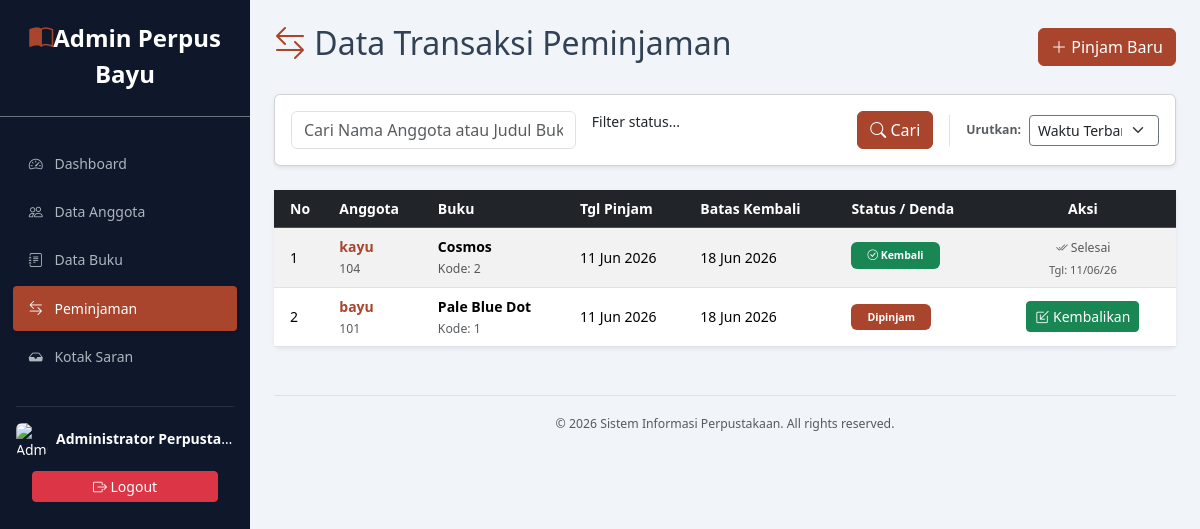
The page /admin/peminjaman.php (signed in) on the database as committed earlier.
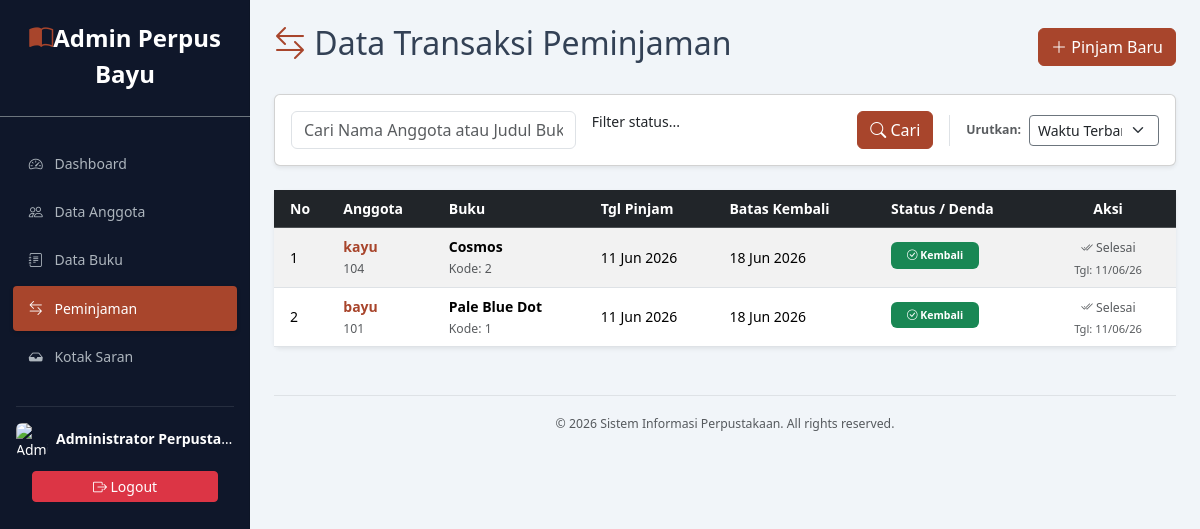
The same page on the database as committed later.
### tables this page shows
CREATE TABLE `peminjaman` (
  `id_pinjam` int(11) NOT NULL AUTO_INCREMENT,
  `id_buku` int(11) NOT NULL,
  `id_anggota` int(11) NOT NULL,
  `id_admin` int(11) NOT NULL,
  `tgl_pinjam` date NOT NULL,
  `tgl_kembali_seharusnya` date NOT NULL,
  `tgl_dikembalikan` date DEFAULT NULL,
  `status` enum('Dipinjam','Kembali') NOT NULL,
  `denda` int(11) DEFAULT 0,
  PRIMARY KEY (`id_pinjam`),
  KEY `id_buku` (`id_buku`),
  KEY `id_anggota` (`id_anggota`),
  KEY `id_admin` (`id_admin`),
  CONSTRAINT `peminjaman_ibfk_1` FOREIGN KEY (`id_buku`) REFERENCES `buku` (`id_buku`),
  CONSTRAINT `peminjaman_ibfk_2` FOREIGN KEY (`id_anggota`) REFERENCES `anggota` (`id_anggota`),
  CONSTRAINT `peminjaman_ibfk_3` FOREIGN KEY (`id_admin`) REFERENCES `admin` (`id_admin`)
);

CREATE TABLE `anggota` (
  `id_anggota` int(11) NOT NULL AUTO_INCREMENT,
  `nim_nik` varchar(20) NOT NULL,
  `nama_anggota` varchar(100) NOT NULL,
  `jk` enum('L','P') NOT NULL,
  `alamat` text NOT NULL,
  `no_telp` varchar(15) NOT NULL,
  `tgl_daftar` date NOT NULL,
  `status_keanggotaan` enum('Regular','Khusus') NOT NULL,
  PRIMARY KEY (`id_anggota`)
);

CREATE TABLE `buku` (
  `id_buku` int(11) NOT NULL AUTO_INCREMENT,
  `kode_buku` varchar(20) NOT NULL,
  `judul_buku` varchar(200) NOT NULL,
  `pengarang` varchar(100) NOT NULL,
  `penerbit` varchar(100) NOT NULL,
  `tahun_terbit` int(4) NOT NULL,
  `stok` int(11) NOT NULL,
  `cover` varchar(255) DEFAULT NULL,
  `sinopsis` text DEFAULT NULL,
  PRIMARY KEY (`id_buku`)
);

### admin/peminjaman.php (the view, shortened to what the changed rows need)
<?php include 'header.php'; ?>
<?php include '../config/koneksi.php'; ?>
<div class="d-flex justify-content-between align-items-center mb-4">
    <h2><i class="bi bi-arrow-left-right text-primary"></i> Data Transaksi Peminjaman</h2>
</div>
<div class="card shadow-sm border-0">
    <div class="card-body p-0">
        <div class="table-responsive">
            <table class="table table-hover table-striped align-middle mb-0">
                <thead class="table-dark">
                    <tr>
                        <th class="ps-3">No</th>
                        <th>Anggota</th>
                        <th>Buku</th>
                        <th>Tgl Pinjam</th>
                        <th>Batas Kembali</th>
                        <th>Status / Denda</th>
                        <th class="pe-3 text-center">Aksi</th>
                    </tr>
                </thead>
                <tbody>
                    <?php
                    $no = 1;
                    $where_clause = "";
                    $order_by = "p.id_pinjam DESC";
                    $sql = "SELECT p.*, a.nama_anggota, a.nim_nik, b.judul_buku, b.kode_buku
                            FROM peminjaman p
                            INNER JOIN anggota a ON p.id_anggota = a.id_anggota
                            INNER JOIN buku b ON p.id_buku = b.id_buku
                            $where_clause
                            ORDER BY $order_by";
                    $data = mysqli_query($koneksi, $sql);
                    while($d = mysqli_fetch_array($data)){
                        $denda_hitung = 0;
                        $tgl_sekarang = date('Y-m-d');
                        $tgl_tenggat = $d['tgl_kembali_seharusnya'];
                        if($d['status'] == 'Dipinjam') {
                            if(strtotime($tgl_sekarang) > strtotime($tgl_tenggat)){
                                $selisih_hari = round((strtotime($tgl_sekarang) - strtotime($tgl_tenggat)) / (60 * 60 * 24));
                                $denda_hitung = $selisih_hari * 1000;
                            }
                        } else {
                            $denda_hitung = $d['denda'];
                        }
                    ?>
                    <tr>
                        <td class="ps-3"><?php echo $no++; ?></td>
                        <td>
                            <a href="#" onclick="viewAnggota(<?php echo $d['id_anggota']; ?>); return false;" class="text-decoration-none text-primary fw-bold">
                                <?php echo $d['nama_anggota']; ?>
                            </a><br>
                            <small class="text-muted"><?php echo $d['nim_nik']; ?></small>
                        </td>
                        <td>
                            <strong><?php echo $d['judul_buku']; ?></strong><br>
                            <small class="text-muted">Kode: <?php echo $d['kode_buku']; ?></small>
                        </td>
                        <td><?php echo date('d M Y', strtotime($d['tgl_pinjam'])); ?></td>
                        <td><?php echo date('d M Y', strtotime($d['tgl_kembali_seharusnya'])); ?></td>
                        <td>
                            <?php if($d['status'] == 'Dipinjam'): ?>
                                <?php if($denda_hitung > 0): ?>
                                    <span class="badge bg-danger mb-1"><i class="bi bi-exclamation-triangle"></i> Terlambat</span><br>
                                    <small class="text-danger fw-bold">Denda: Rp <?php echo number_format($denda_hitung,0,',','.'); ?></small>
                                <?php else: ?>
                                    <span class="badge bg-primary px-3 py-2">Dipinjam</span>
                                <?php endif; ?>
                            <?php else: ?>
                                <span class="badge bg-success mb-1 px-3 py-2"><i class="bi bi-check-circle"></i> Kembali</span>
                            <?php endif; ?>
                        </td>
                        <td class="pe-3 text-center">
                            <?php if($d['status'] == 'Dipinjam'): ?>
                                <a href="peminjaman_kembali.php?id=<?php echo $d['id_pinjam']; ?>" class="btn btn-sm btn-success" onclick="confirmAction(event, this.href, 'Proses Pengembalian?', 'Anda yakin ingin memproses pengembalian buku ini sekarang?')"><i class="bi bi-box-arrow-in-down-left"></i> Kembalikan</a>
                            <?php else: ?>
                                <span class="text-muted small"><i class="bi bi-check2-all"></i> Selesai</span><br>
                                <small class="text-muted" style="font-size: 0.7rem;">Tgl: <?php echo date('d/m/y', strtotime($d['tgl_dikembalikan'])); ?></small>
                            <?php endif; ?>
                        </td>
                    </tr>
                    <?php } ?>
                </tbody>
            </table>
        </div>
    </div>
</div>
<?php include 'footer.php'; ?>

Rows that differ between the two databases and show on the page:
changed peminjaman "bayu": tgl_dikembalikan (not shown) → "11/06/26"; status "Dipinjam Kembalikan" → "Kembali Selesai Tgl:"
